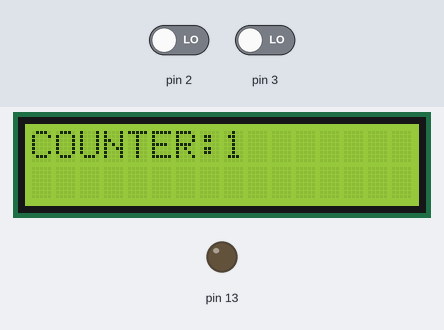
Recording of a sketch running on a simulated Arduino Uno, built with avr-gcc and run on an emulated ATmega328P. Parts: 16×2 character LCD, output pins drawn as LEDs (lit = HIGH). The inputs (shaded band) are chosen by the test bench; at power-on: pin 3 LOW, pin 2 LOW.

Above: at 4.2 s.
4.3 s: pin 3 driven HIGH
At 4.9 s:
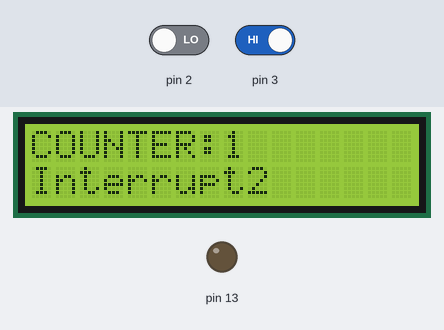
At 5.5 s:
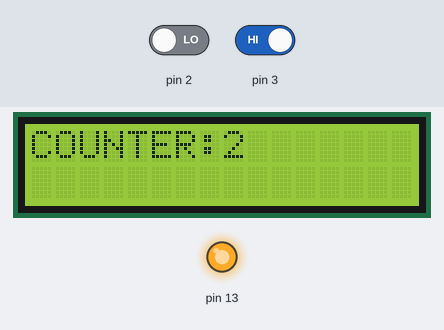
7.3 s: pin 2 driven HIGH
At 7.9 s:
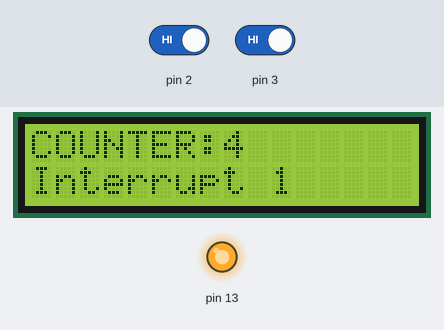
Timing chart, 0 to 10.3 s (numbered marks = the images above; inputs shaded):
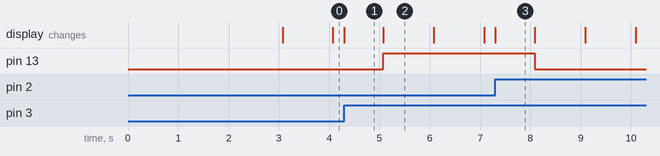

The sketch:

interrupt.ino
```cpp
//Interrupts using Arduino

//Circuit Digest


#include<LiquidCrystal.h>                        // Including lcd display library

LiquidCrystal lcd (7,8,9,10,11,12);              // Define LCD display pins RS,E,D4,D5,D6,D7


volatile int output = LOW;

int i = 0;


void setup()


{

  lcd.begin(16,2);                              //  setting LCD as 16x2 type

  lcd.setCursor(0,0);

  lcd.print("CIRCUIT DIGEST");

  lcd.setCursor(0,1);

  lcd.print("ArduinoInterrupt");

  delay(3000);

  lcd.clear();

  pinMode(13,OUTPUT);


  attachInterrupt(digitalPinToInterrupt(2),buttonPressed1,RISING);  //  function for creating external interrupts at pin2 on Rising (LOW to HIGH)

  attachInterrupt(digitalPinToInterrupt(3),buttonPressed2,RISING);  //  function for creating external interrupts at pin3 on Rising (LOW to HIGH)


}


void loop()

{

   lcd.clear();

   lcd.print("COUNTER:");

   lcd.print(i);

   ++i;

   delay(1000);

   digitalWrite(13,output);     //Turns LED ON or OFF depending upon output value

}


void buttonPressed1()           //ISR function excutes when push button at pinD2 is pressed

{

   output = LOW;                //Change Output value to LOW

   lcd.setCursor(0,1);

   lcd.print("Interrupt 1");

}


void buttonPressed2()           //ISR function excutes when push button at pinD3 is pressed

{

   output = HIGH;               //Change Output value to HIGH

   lcd.setCursor(0,1);

   lcd.print("Interrupt2");

}
```

Measured:
- after the input at 4.3 s, pin 13: LOW → HIGH after 0.78 s; the display: changes at once (image 1)
- after the input at 7.3 s, pin 13: HIGH → LOW after 0.79 s; the display: changes at once (image 3)
- what the display in image 1 shows lasts 0.8 s, from 4.3 s to 5.1 s
- what the display in image 2 shows lasts 1.0 s, from 5.1 s to 6.1 s
